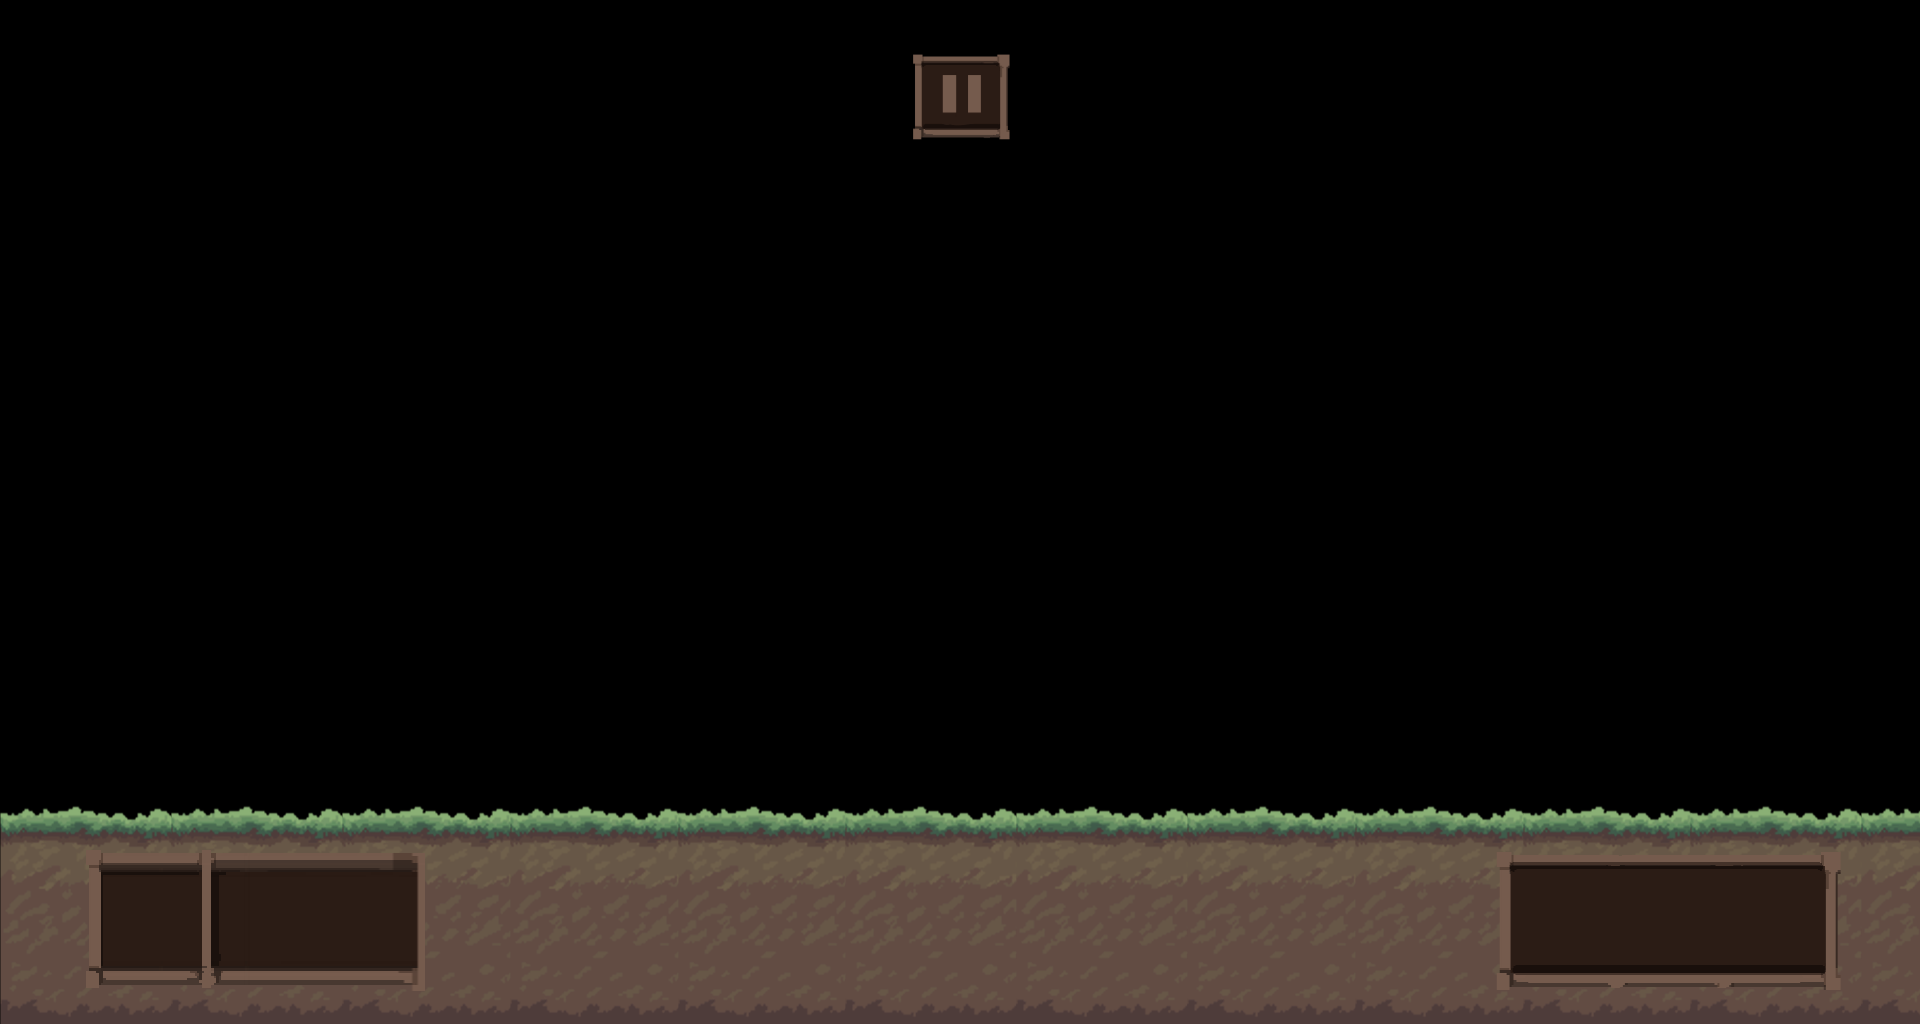

A 2D game scene composited from a Tiled map and its tileset images. What follows is a short description and the map's XML, with each tile layer's data collapsed to a summary:
An orthogonal 60x32 tile map with 32x32 px tiles, 1 tile layer (Tile Layer 1).

<map version="1.10" tiledversion="1.11.0" orientation="orthogonal" renderorder="right-down" width="60" height="32" tilewidth="32" tileheight="32" infinite="0" nextlayerid="2" nextobjectid="1">
 <editorsettings>
  <export target="nonbg.json" format="json" />
 </editorsettings>
 <tileset firstgid="1" name="nonbg" tilewidth="32" tileheight="32" tilecount="1920" columns="60">
  <image source="nonbg.png" width="1920" height="1024" />
 </tileset>
 <layer id="1" name="Tile Layer 1" width="60" height="32">
  <data>[1920 cells, 1920 non-empty, 1920 distinct tile ids]</data>
 </layer>
</map>
